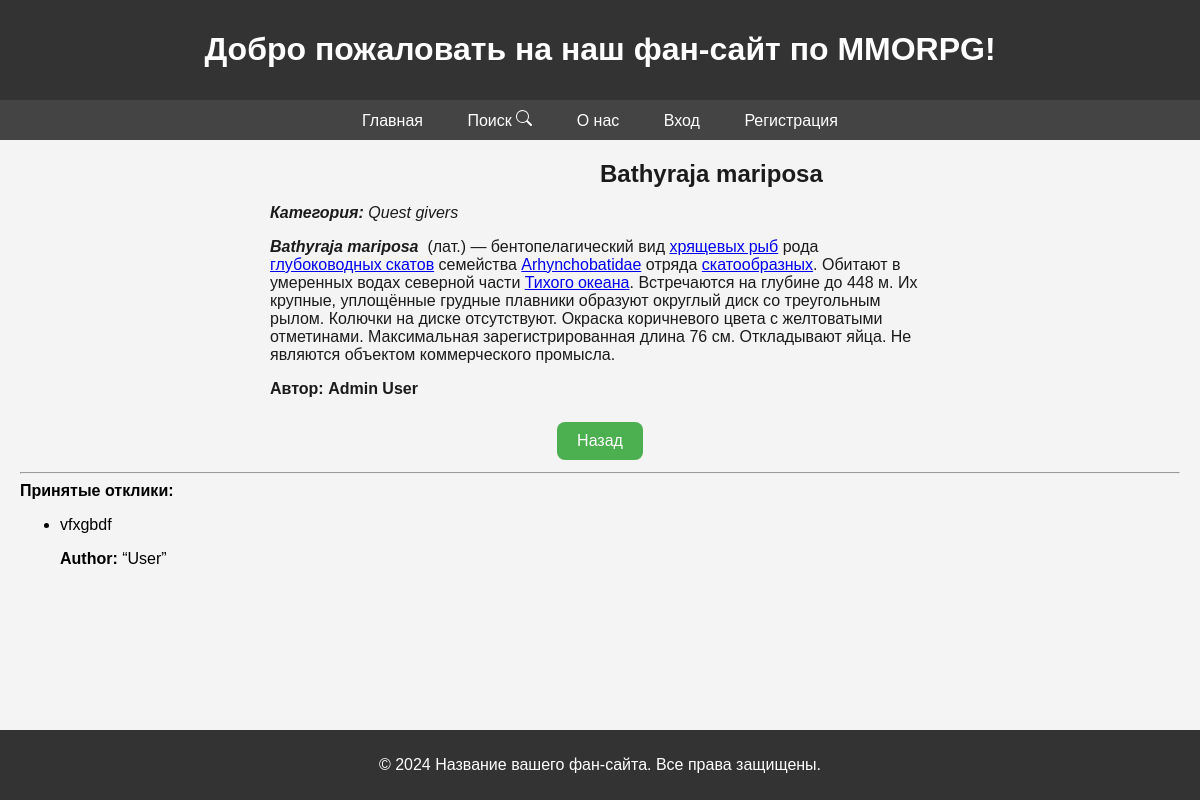
The app's page /detail/Bathyraja mariposa/ with its own data.
### fan_board/models.py (models this page shows, shortened)
class Advertisement(models.Model):
    ad_author = models.ForeignKey(settings.AUTH_USER_MODEL, on_delete=models.CASCADE, verbose_name='Автор')
    ad_category = models.ForeignKey(Category, on_delete=models.CASCADE, verbose_name='Категория')
    headline = models.CharField(max_length=100, verbose_name='Заголовок')
    content = CKEditor5Field(verbose_name='Полное описание', config_name='extends')
    image = models.ImageField(upload_to='img/', null=True, blank=True, verbose_name='Изображение')
    created_at = models.DateTimeField(auto_now_add=True, verbose_name='Дата публикации')
    class Meta:
        verbose_name = 'Объявление'
        verbose_name_plural = 'Объявления'

class Category(models.Model):
    name = models.CharField(max_length=100, unique=True, verbose_name='Имя категории')
    class Meta:
        verbose_name = 'Категория'
        verbose_name_plural = 'Категории'
    def __str__(self):
        return '{}'.format(self.name)

class Response(models.Model):
    ad = models.ForeignKey(Advertisement, related_name='responses', on_delete=models.CASCADE)
    text = models.TextField()
    user_answer = models.ForeignKey(settings.AUTH_USER_MODEL, on_delete=models.CASCADE,
                                    related_name='answer', verbose_name='Автор отклика')
    accepted_answer = models.BooleanField(default=False, verbose_name='Принять отклик')
    created_at = models.DateTimeField(auto_now_add=True)
    class Meta:
        verbose_name = 'Отклик'
        verbose_name_plural = 'Отклики'

### users/models.py (models this page shows, shortened)
class CustomUser(AbstractUser):
    username_validator = UnicodeUsernameValidator()
    username = models.CharField(
        _("username"), max_length=150, unique=True, help_text=_(
            "Required. 150 characters or fewer. Letters, digits and @/./+/-/_ only."
        ),
        validators=[username_validator],
        error_messages={
            "unique": _("A user with that username already exists."),
        },
    )
    first_name = models.CharField(_("first name"), db_index=True, max_length=150, blank=True)
    last_name = models.CharField(_("last name"), db_index=True, max_length=150, blank=True)
    email = models.EmailField(_("email"), db_index=True, max_length=60, unique=True)
    activation_code = models.CharField(max_length=30, null=True, blank=True, verbose_name=_("Код подтверждения"))
    objects = UserManager()
    USERNAME_FIELD = 'email'
    REQUIRED_FIELDS = ['first_name', 'last_name', 'username']
    class Meta:
        verbose_name = _('Пользователь')
        verbose_name_plural = _('Пользователи')
        unique_together = ('email',)
    def get_full_name(self):
        full_name = '%s %s' % (self.first_name, self.last_name)
        return full_name.strip() if full_name.strip() else self.email

### fan_board/views.py (the view, shortened to what this page needs)
# urls.py: path('detail/<str:headline>/', views.AdDetailView.as_view(), name='ads_detail'),
class AdDetailView(generic.DetailView):
    model = Advertisement
    context_object_name = 'ads_detail'
    template_name = 'fan_board/advertisement_detail.html'
    form_class = ResponseForm
    def get_object(self, queryset=None):
        if queryset is None:
            queryset = self.get_queryset()
        pk = self.kwargs.get('pk')
        headline = self.kwargs.get('headline')
        if pk:
            queryset = queryset.filter(pk=pk)
        elif headline:
            queryset = queryset.filter(headline=headline)
        return get_object_or_404(queryset, headline=headline)
    def get_context_data(self, **kwargs):
        context = super().get_context_data(**kwargs)
        ad = self.get_object()
        context['ads_list'] = Advertisement.objects.all()
        context['accepted_responses'] = ad.responses.filter(accepted_answer=True)
        context['form'] = self.form_class()
        return context

### fan_board/templates/fan_board/advertisement_detail.html (shortened to what this page needs)
{% extends 'base.html' %}
{% block content %}
    <div class="content">
        <div class="ad-details">
            <div class="ad-info">
                <h1 class="ad-detail">{{ ads_detail.headline }}</h1>
                <div class="ads">
                    <p class="category"><strong>Категория: </strong>{{ ads_detail.ad_category }}</p>
                    <p class="ad-text">{{ ads_detail.content|safe }}</p>
                    <p class="author">Автор: {{ ads_detail.ad_author.get_full_name }}</p>
                </div>
            </div>
                <div class="ad-actions">
                    <button onclick="window.location.href='{% url 'fan_board:ads_list' %}'">Назад</button>
                </div>
        </div>
        <hr>
        <div class="response">
            {% if accepted_responses %}
                <strong>Принятые отклики:</strong>
                <ul>
                    {% for response in accepted_responses %}
                        <li>
                            <p>{{ response.text }}</p>
                            <p><strong>Author:</strong> <q>{{ response.user_answer.first_name }}</q></p>
                        </li>
                    {% endfor %}
                </ul>
            {% else %}
                <h3>Пока что нет принятых откликов.</h3>
            {% endif %}
        </div>
    </div>
{% endblock %}

### fan_board/templates/fan_board/advertisement_detail.html (style rules this page uses)
.ad-actions { text-align: center; margin-top: 20px; }
.ad-actions button { background-color: #4CAF50; border: none; color: white; padding: 10px 20px; text-align: center; text-decoration: none; display: inline-block; font-size: 16px; margin: 4px 2px; cursor: pointer; border-radius: 8px; transition-duration: 0.4s; }

### records on screen
Advertisement: headline "Bathyraja mariposa", ad_category "Quest givers", content "Bathyraja mariposa (лат.) — бентопелагический вид хрящевых рыб рода глубоководных скатов семейства Arhynchobatidae отряда скатообразных . Обитают в умеренных водах северной части Тихого океана . Встречаются на глубине до 448 м. Их крупные, уплощённые грудные плавники образуют округлый диск со треугольным рылом. Колючки на диске отсутствуют. Окраска коричневого цвета с желтоватыми отметинами. Максимальная зарегистрированная длина 76 см. Откладывают яйца. Не являются объектом коммерческого промысла.", ad_author.get_full_name "Admin User"
Response: text "vfxgbdf", user_answer.first_name "User"
